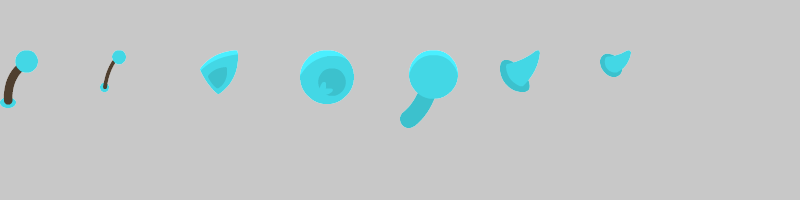

Write the Python code that produced this figure.
from PIL import Image
import glob

bg = Image.new('RGBA', (800, 200), (200, 200, 200, 255))
x = 0
for f in sorted(glob.glob('frontend/public/assets/monster/detail_blue*.png')):
    img = Image.open(f).convert('RGBA')
    bg.paste(img, (x, 50), img)
    x += 100

bg.save('test_details.png')
